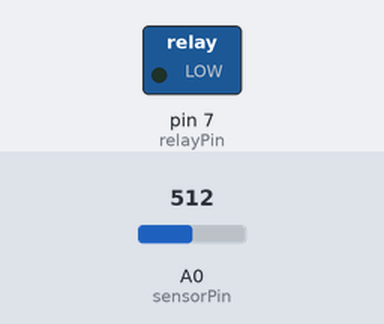
Bench run of a sketch on a simulated Arduino Uno, built with avr-gcc and run on an emulated ATmega328P. Shown: switched loads named in the sketch (green lamp = pin HIGH). Inputs (shaded band) come from the test bench; at power-on: A0 (sensorPin) = 512.

Above: at 3.8 s.
3.9 s: A0 (sensorPin) set to 309
7.8 s: A0 (sensorPin) set to 291
At 10.1 s:
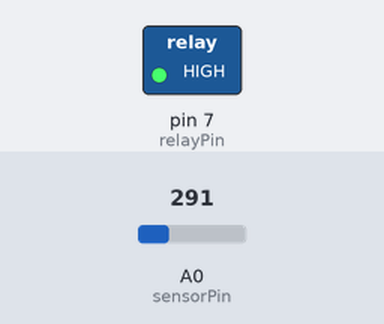
11.7 s: A0 (sensorPin) set to 306
At 12.4 s:
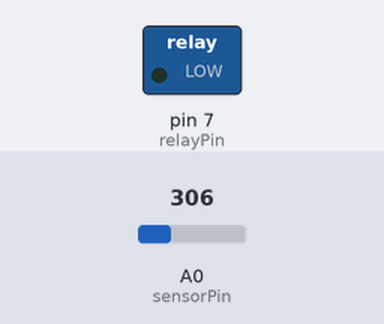
15.6 s: A0 (sensorPin) set to 290
At 19.3 s:
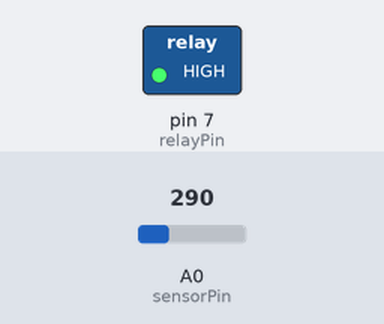
Timing chart, 0 to 20.5 s (numbered marks = the images above; inputs shaded):
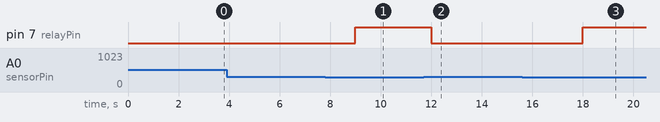

The sketch:

smart_irrigation.ino
```cpp
#define sensorPin A0  //Soil moisture sensor
#define relayPin 7  //Relay module connected to the water pump
void setup() {
  pinMode(relayPin, OUTPUT);
}
void loop()  {
  int moisture =
  analogRead(sensorPin);  // Read soil moisture level
  if (moisture < 300) {  // Adjust threshold based on soil type
  digitalWrite(relayPin, HIGH);  // Turns ON the relay (activates the pump)
  } else
    digitalWrite(relayPin, LOW);  // Turns OFF the relay (stops pump)
    delay(3000);
  }
```

Measured:
- the behaviour switches between 300 and 299 on A0 (sensorPin) (found by bisection; images 0 and 1)
- after the input at 3.9 s, every drawn part: stays the same
- after the input at 7.8 s, pin 7 (relayPin): LOW → HIGH after 1.2 s
- after the input at 11.7 s, pin 7 (relayPin): HIGH → LOW after 0.30 s
- after the input at 15.6 s, pin 7 (relayPin): LOW → HIGH after 2.4 s
